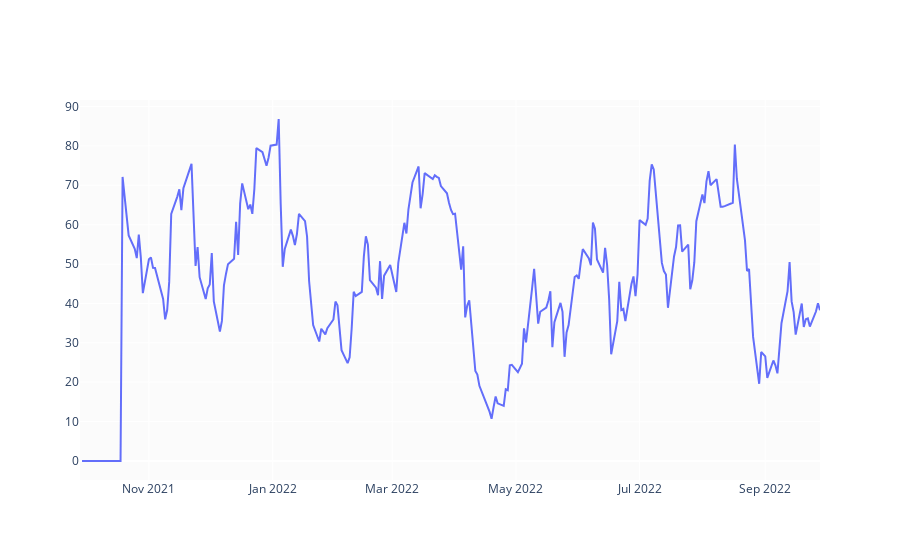

Notebook code for this chart:
### Code cell
def RSI(df, n=14):
    close = df.Close
    delta = close.diff()
    delta = delta[1:]
    pricesUp = delta.copy()
    pricesDown = delta.copy()
    pricesUp [pricesUp <= 0] = 0
    pricesDown[pricesDown > 0] = 0
    rollUp = pricesUp.rolling(n).mean()
    rollDown = pricesDown.abs().rolling(n).mean()
    rs = rollUp / rollDown
    rsi = 100.0 - (100.0 / (1.0 + rs))
    return rsi

df['RSI'] = RSI(df).fillna(0)

fig = go.Figure(go.Scatter(x=df.Date, y=df.RSI, name='RSI'))
fig.show()

### Figure 1 — Plotly figure (JSON) as saved in the notebook; plotly's stock layout.template omitted (floating-point values rounded to 4 significant figures; data arrays with more than 128 entries replaced by an {"elided": "..."} marker saying what was removed)
{"data": [{"name": "RSI", "type": "scatter", "x": {"elided": "250 str values"}, "y": {"elided": "250 float values"}}], "layout": {}}
